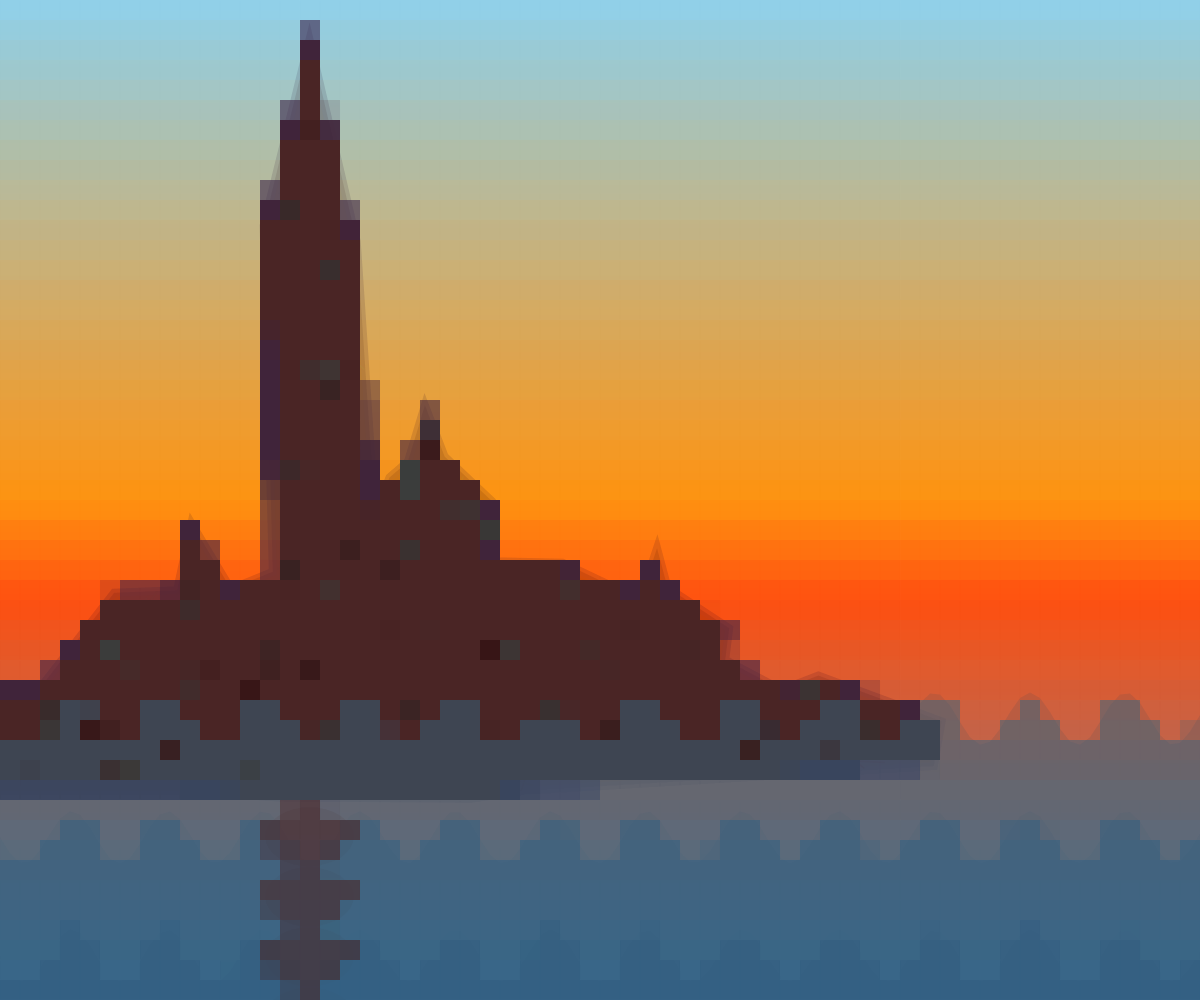
Frame 1 (no input)
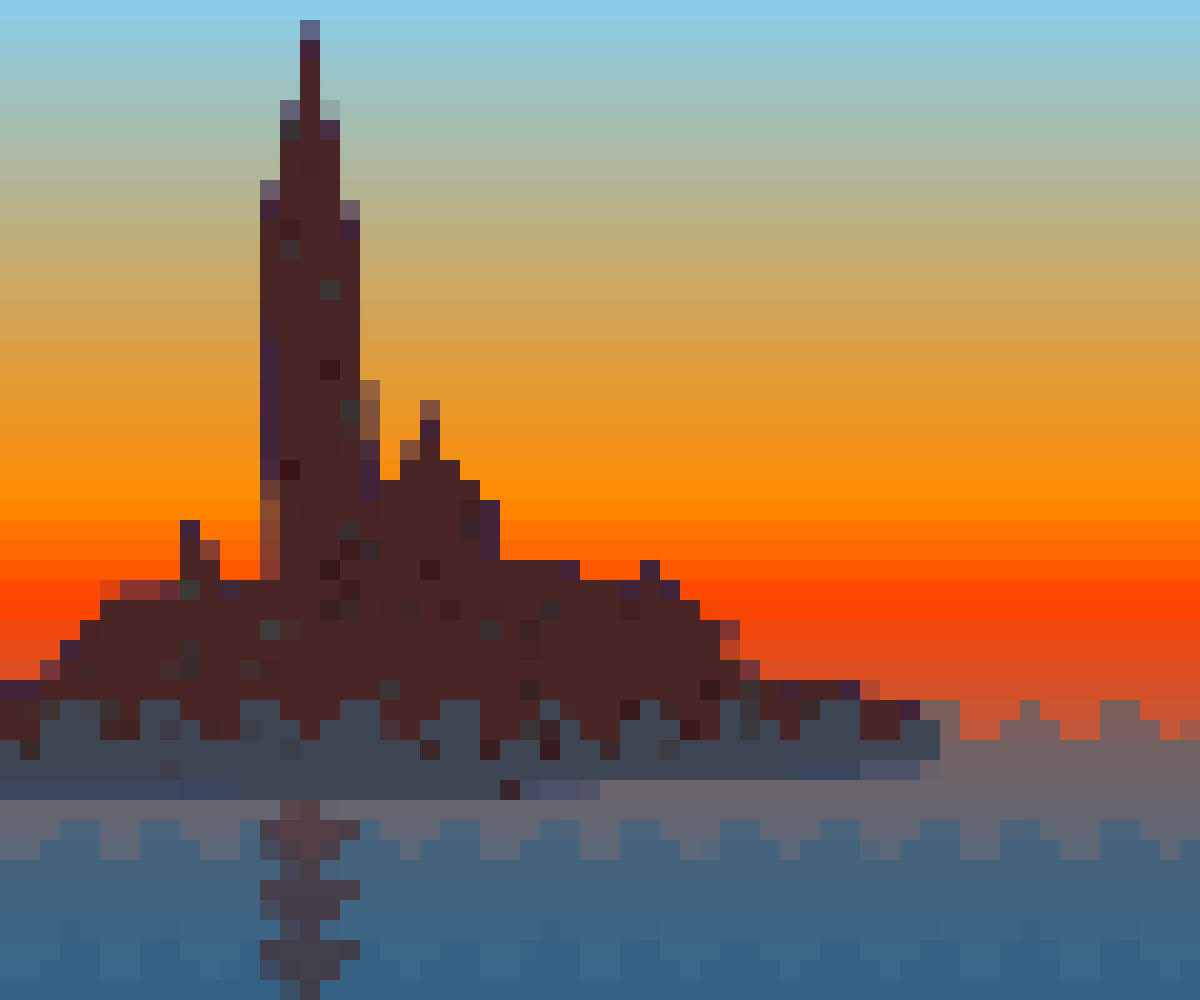
Frame 2 (the mouse pressed at the canvas centre, redrawn once)

The p5.js sketch that drew these frames (run headless with seeded random() and noise() and a simulated clock; the mouse was pressed at the canvas centre and the sketch redrawn once):

// p5.js sketch
// ── sketch.js
//Claim the variables
const baseWidth = 915;
const baseHeight = 719;

//To ensure the shape scales fits the window.
let scaleFactor;

//Key points of the shape
let shapePoints = [
    {x: 31, y: 524}, {x: 87, y: 452}, {x: 135, y: 450}, {x: 146, y: 399},
    {x: 176, y: 449}, {x: 208, y: 436}, {x: 201, y: 172}, {x: 236, y: 30},
    {x: 272, y: 184}, {x: 286, y: 392}, {x: 297, y: 364}, {x: 311, y: 352},
    {x: 324, y: 309}, {x: 339, y: 348}, {x: 375, y: 382}, {x: 376, y: 428},
    {x: 429, y: 429}, {x: 475, y: 451}, {x: 492, y: 445}, {x: 501, y: 418},
    {x: 509, y: 448}, {x: 556, y: 479}, {x: 553, y: 503}, {x: 596, y: 526},
    {x: 624, y: 515}, {x: 718, y: 550}, {x: 712, y: 584}, {x: 400, y: 603},
    {x: 359, y: 609}, {x: 212, y: 608}, {x: 135, y: 603}, {x: 0, y: 603},
    {x: 0, y: 526}
];
//The maximum y value of shape
let maxShapeY;
//Fixed osition of water surface and bottom
let waterStart;
let waterEnd;
//Num of the wave rows
let rows = 5; 
let waveMaxHeight = 20; 
//Segment size for the pixelation effect
let segmentSize = 20; 

function setup() {
    createCanvas(windowWidth, windowHeight);
    //Calculate the scale factor
    scaleFactor = min(width / baseWidth, height / baseHeight);
    //Function to get the maximum y value from shapePoints
    calculateScaling();
    noLoop();
}

function windowResized() {
    resizeCanvas(windowWidth, windowHeight);
    //Calculate the scale factor
    scaleFactor = min(width / baseWidth, height / baseHeight);
    calculateScaling();
    redraw();
}

function calculateScaling() {
    //Function to get the maximum y value from shapePoints, 
    //use this technique from https://stackoverflow.com/questions/63236065/can-i-use-infinity-and-infinity-as-an-initial-value-for-max-and-min-variables
    let maxY = -Infinity;
    for (let pt of shapePoints) {
        if (pt.y > maxY) {
            maxY = pt.y;
        }
    }
    maxShapeY = maxY * scaleFactor;
    //Get the waterStart value from 90% of the height of the entire shape
    waterStart = maxShapeY * 0.9;
    //Let the value of waterEnd be at the bottom of the screen
    waterEnd = height * scaleFactor;
}

function draw() {
    drawBackground();
    drawShape();
    drawWaves(rows);
    drawReflection();
    drawTexture();
    applyPixelation();
}

function drawBackground() {
    //Draw the sky, lerpColor is from https://p5js.org/reference/#/p5/lerpColor
    for (let i = 0; i < height * 0.5; i++) {
        let inter = map(i, 0, height * 0.5, 0, 1);
        let c = lerpColor(color(135, 206, 235), color(255, 140, 0), inter);
        stroke(c);
        line(0, i, width, i);
    }

    //Draw the transitation
    for (let i = height * 0.5; i < height * 0.6; i++) {
        let inter = map(i, height * 0.5, height * 0.6, 0, 1);
        let c = lerpColor(color(255, 140, 0), color(255, 69, 0), inter);
        stroke(c);
        line(0, i, width, i);
    }

    //Draw the water
    for (let i = height * 0.6; i < height; i++) {
        let inter = map(i, height * 0.6, height, 0, 1);
        let c = lerpColor(color(255, 69, 0), color(70, 130, 180), inter);
        stroke(c);
        line(0, i, width, i);
    }
}


//Draw the shape of landmark
function drawShape() {
    stroke(58, 37, 74, 150);
    strokeWeight(8);
    fill(74, 37, 37);
    beginShape();
    for (let pt of shapePoints) {
        let x = pt.x * scaleFactor;
        let y = pt.y * scaleFactor;
        vertex(x, y);
    }
    endShape(CLOSE);
}


//Function drawWaves uses the technique from https://editor.p5js.org/pippinbarr/sketches/bgKTIXoir
function drawWaves(number) {
    //Loop through all our rows and draw each wave
    //We loop "backwards" to draw them one on top of the other nicely
    for (let i = number; i >= 0; i--) {
        drawWave(i, number);
    }
}

function drawWave(n, rows) {
    //Calculate the base y for this wave based on an offset from the bottom of the canvas
    //and subtracting the number of waves to move up. We're dividing the wave height in order to make the waves overlap
    let baseY = waterStart + (waterEnd - waterStart) * (n / rows);
    //We'll start each wave at 0 on the x axis
    let startX = 0;
    push();
    // We'll use the HSB model to vary their color more easily
    colorMode(HSB);
    //Calculate the hue (0 - 360) based on the wave number, mapping it to an HSB hue value
    let hue = map(n, 0, rows, 200, 250);
    fill(hue, 60, 50, 0.5); // Set some transparency
    noStroke();
    //We're using vertex-based drawing
    beginShape();
    //Starting vertex!
    vertex(startX, baseY);
    //Loop along the x axis drawing vertices for each point along the sine function in increments of 10
    for (let x = startX; x <= width; x += 10) {
        //Calculate the wave's y based on the sine function and the baseY
        let y = baseY + sin(x * 0.05 * scaleFactor) * waveMaxHeight * scaleFactor;
        //Draw our vertex
        vertex(x, y);
    }
    //Draw the final three vertices to close the shape around the edges of the canvas
    vertex(width, waterEnd);
    vertex(width, height);
    vertex(0, height);
    //Done!
    endShape(CLOSE);
    pop();
}

//Draw the reflection of the shape
function drawReflection() {
    //Find the x-coordinate of the highest point in the drawShape, 
    //use this technique from https://stackoverflow.com/questions/63236065/can-i-use-infinity-and-infinity-as-an-initial-value-for-max-and-min-variables
    let minY = Infinity;
    let highestX;
    for (let pt of shapePoints) {
        if (pt.y < minY) {
            minY = pt.y;
            highestX = pt.x;
        }
    }
    //Draw an ellipse for the reflection
    let diameter = 45 * scaleFactor;
    let spacing = diameter + 1;
    fill(74, 37, 37, 150);
    noStroke();
    let x = highestX * scaleFactor;
    for (let i = 0; i < 7; i++) {
        let y = waterStart + i * spacing + diameter*2;
        ellipse(x, y, diameter * 1.5, diameter);
    }
}

//Draw the texture inside the landmark
function drawTexture() {
    const numLines = 2000; 
    const maxLength = 45; 
    strokeWeight(1.5);
    for (let i = 0; i < numLines; i++) {
        let x1 = random(0, baseWidth) * scaleFactor;
        let y1 = random(0, maxShapeY);
        //Make the random angle
        let angle = random(TWO_PI); 
        //Make the random length
        let length = random(10, maxLength); 
        let x2 = x1 + cos(angle) * length;
        let y2 = y1 + sin(angle) * length;
        if (isInsideShape(x1, y1) && isInsideShape(x2, y2)) {
            let c = lerpColor(color(59, 64, 63), color(56, 21, 22), random(1));
            stroke(c);
            line(x1, y1, x2, y2);
        }
    }
}

//Make sure the lines created is inside the shape, use this technique from https://www.geeksforgeeks.org/how-to-check-if-a-given-point-lies-inside-a-polygon/
function isInsideShape(x, y) {
    let isInside = false;
    let j = shapePoints.length - 1;
    for (let i = 0; i < shapePoints.length; i++) {
        let xi = shapePoints[i].x * scaleFactor;
        let yi = shapePoints[i].y * scaleFactor;
        let xj = shapePoints[j].x * scaleFactor;
        let yj = shapePoints[j].y * scaleFactor;
        let intersect = ((yi > y) != (yj > y)) && (x < (xj - xi) * (y - yi) / (yj - yi) + xi);
        if (intersect) isInside = !isInside;
        j = i;
    }
    //To check if the point is inside the shape
    return isInside;
}

//Create a pixel style
function applyPixelation() {
    //Loop through the canvas in steps of segmentSize, both horizontally and vertically
    for (let y = 0; y < height; y += segmentSize) {
        for (let x = 0; x < width; x += segmentSize) {
            //Get the color of the pixel at the center of the current segment
            let c = get(x + segmentSize / 2, y + segmentSize / 2);
            //Set the fill color to the color of the central pixel
            fill(c);
            //Disable the stroke for the rectangle to ensure a solid color fill
            noStroke();
            //Draw a rectangle covering the current segment
            rect(x, y, segmentSize, segmentSize);
        }
    }
}
